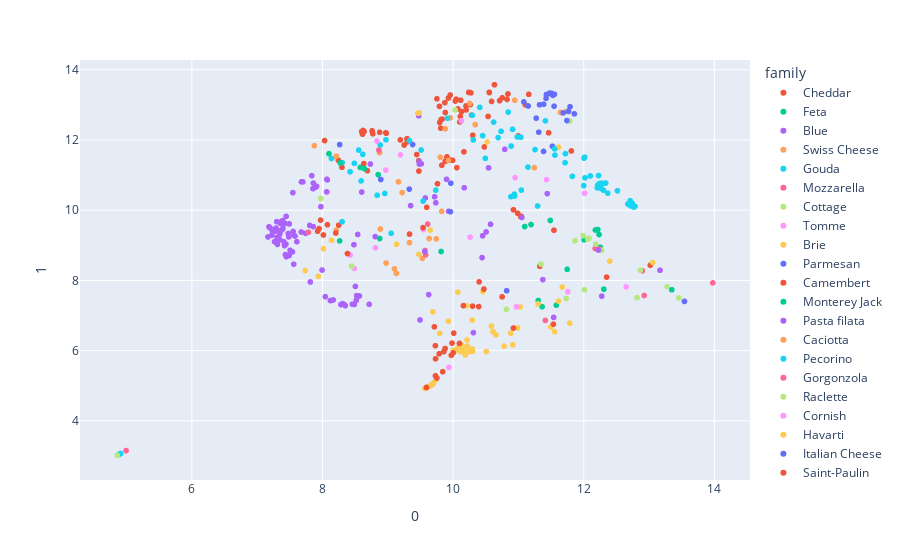

Notebook cell for this chart:
### Code cell
umapReducer = umap.UMAP(n_components=2)
umap_pca_df = pd.DataFrame(umapReducer.fit_transform(pca_df))
umap_pca_df = pd.concat([umap_pca_df, df], axis=1)
umap_pca_df
fig = px.scatter(umap_pca_df, x=0, y=1, color='family', hover_name='cheese', hover_data=['color', 'country', 'aroma', 'rind', 'texture', 'milk', 'vegan'])
fig.show()

### Figure 1 — Plotly figure (JSON) as saved in the notebook; plotly's stock layout.template omitted (floating-point values rounded to 4 significant figures; data arrays with more than 128 entries replaced by an {"elided": "..."} marker saying what was removed)
{"data": [{"customdata": {"elided": "90x7 mixed values"}, "hovertemplate": "<b>%{hovertext}</b><br><br>family=Cheddar<br>0=%{x}<br>1=%{y}<br>color=%{customdata[0]}<br>country=%{customdata[1]}<br>aroma=%{customdata[2]}<br>rind=%{customdata[3]}<br>texture=%{customdata[4]}<br>milk=%{customdata[5]}<br>vegan=%{customdata[6]}<extra></extra>", "hovertext": ["Abbot’s Gold", "ADL Brick Cheese", "ADL Mild Cheddar", "Aged British Cheddar", "Amul Processed Cheese", "Anniversary Ale Cheddar", "Apple Walnut Smoked", "Applewood", "Avonlea Clothbound Cheddar", "Barber's 1833", "Barely Buzzed", "Barry's Bay Cheddar", "Baylough", "Bega Processed Cheddar", "Bermondsey Hard Pressed", "Bleu Mont Dairy Bandaged Cheddar", "Blissful Blocks", "Boivin Extra Aged Cheddar", "Boivin Marbled Cheddar", "Boivin Medium Cheddar", "Bothwell Black Truffle Cheddar", "Cabot Clothbound", "Cacow Belle", "Caerphilly", "Cahill's Irish Porter Cheddar", "Cahill's Whiskey Cheese", "Cairnsmore", "Canadian Cheddar", "Checkerboard Cheddar", "Cheddar", "Cheddar LaDiDa Lavender", "Cheddar with Irish Porter", "Cheddar with Red Wine", "Cheese Curds", "Chocolate Stout Cheddar", "Coastal Cheddar", "Colby", "Coolattin Cheddar", "Cornish Crumbly", "Cornish Smuggler", "Cougar Gold", "Country Morning", "Crowley", "LaClare Farms Chandoka", "LaClare Farms Cheddar", "LaClare Farms Raw Goats Milk Cheddar", "Lake District Extra Mature Cheddar", "Lake District Mature Cheddar", "Laura Chenel Tome", "Le Marquis Chevre", "Lincolnshire Poacher", "Llanboidy", "Loch Arthur Farmhouse", "Longhorn", "Maffra Aged Rinded Cheddar", "Maffra Dargo Walnut", "Maffra Mature Cheddar", "Maffra Peppercorn Cheddar", "Maffra Sage Derby", "Marble Cheddar", "Marco Polo", "Martha's Heat", "Menonita", "Mersey Valley Original Vintage", "Molbo", "Montgomery's Cheddar", "Morimoto Soba Ale Cheddar", "Mossfield Organic", "Mt. Mazama Cheddar", "Pembrokeshire Extra Mature Cheddar", "Pembrokeshire Mature Cheddar", "Pinconning", "Pistol Point Cheddar", "Plymouth Cheese", "Prairie Breeze Cheddar", "Prastost", "Processed Cheddar", "Promontory", "Provel", "Pyengana Cheddar", "Sartori Reserve Raspberry BellaVitano", "Scallion Onion Cheddar", "Scotch Bonnet Cheddar", "Seahive", "Seriously Strong Cheddar", "Sharp Cheddar", "Shelburne Cheddar", "Shtayburne Farm Cheddar", "Slices Of Bliss", "Smokey Touvelle"], "legendgroup": "Cheddar", "marker": {"color": "#EF553B", "symbol": "circle"}, "mode": "markers", "name": "Cheddar", "showlegend": true, "type": "scattergl", "x": [8.599, 9.956, 9.879, 10.71, 10.24, 9.25, 10.03, 8.77, 9.928, 10.11, 9.879, 10.07, 10.26, 10.39, 10.55, 10.75, 10.24, 10.17, 9.991, 9.905, 9.906, 10.84, 8.248, 11.46, 9.443, 8.687, 11.81, 10.63, 8.759, 11.0, 8.632, 9.476, 9.297, 11.54, 9.191, 10.06, 9.826, 10.53, 7.925, 7.947, 13.02, 9.955, 10.13, 10.99, 11.04, 11.04, 8.014, 8.976, 10.92, 11.33, 10.2, 10.3, 10.1, 9.888, 9.874, 8.97, 10.05, 8.032, 9.293, 10.48, 10.2, 9.79, 9.76, 10.27, 9.473, 10.82, 8.635, 11.16, 8.612, 7.971, 8.075, 8.242, 8.636, 10.59, 10.55, 4.865, 9.596, 9.815, 10.4, 9.751, 9.832, 8.62, 10.28, 9.793, 11.11, 8.298, 9.81, 10.12, 10.75, 8.875], "xaxis": "x", "y": [12.24, 11.43, 11.39, 13.12, 13.36, 11.86, 13.11, 12.18, 13.2, 12.67, 12.78, 12.89, 13.01, 7.254, 13.36, 13.2, 13.36, 11.66, 11.42, 11.52, 11.42, 13.31, 9.573, 12.2, 11.59, 11.12, 11.69, 13.57, 12.26, 12.12, 11.33, 11.12, 11.95, 9.431, 12.0, 11.21, 11.28, 12.67, 9.402, 9.476, 8.431, 13.28, 12.81, 9.912, 9.826, 9.812, 9.294, 12.19, 10.01, 8.401, 12.97, 12.13, 12.51, 11.41, 13.06, 12.2, 13.16, 11.98, 12.04, 11.8, 12.86, 12.96, 10.75, 13.34, 11.41, 13.15, 12.25, 13.3, 12.17, 9.717, 9.586, 11.42, 12.24, 13.1, 13.35, 3.025, 10.08, 12.58, 7.958, 13.17, 12.59, 12.27, 12.71, 12.5, 13.0, 11.22, 12.34, 13.13, 7.532, 12.22], "yaxis": "y"}, {"customdata": [["white", "Cyprus, Egypt, Israel, Jordan, Lebanon, Middle East, Syria", "mild, milky", "natural", "elastic, smooth, springy", "cow, goat, sheep", false], ["white", "Australia", "herbal, mild, milky", "rindless", "creamy, crumbly, springy", "cow", false], ["white", "Greece", "rich", null, "creamy, crumbly", "cow, goat, sheep", null], ["white", "Australia", "clean, fresh, herbal", "natural", "creamy", "cow", false], ["white", "New Zealand", null, "natural", "creamy, crumbly, open", "sheep", false], ["white", "Canada", "clean, lactic", "natural", "crumbly, dry", "sheep", null], ["white", "Greece", "clean, nutty, subtle", "rindless", "creamy", "goat, sheep", null], ["white", "United States", "fresh", "rindless", "soft", "goat, sheep", null], ["white", "France, United States", "fresh", "natural", "crumbly", "cow", null], ["white", "Egypt, Lebanon, Syria", "pungent, strong", "mold ripened", "creamy, crumbly, firm", "cow, sheep", false], ["white", "Albania, Bulgaria, Croatia, Greece, Israel, Macedonia, Romania, Serbia", "strong", "natural", "crumbly, grainy, smooth", "cow, goat, sheep", false], ["white", "Ireland", "goaty", "rindless", "smooth", "goat", null], ["white", "United States", "fresh", null, "crumbly, firm", "cow", false]], "hovertemplate": "<b>%{hovertext}</b><br><br>family=Feta<br>0=%{x}<br>1=%{y}<br>color=%{customdata[0]}<br>country=%{customdata[1]}<br>aroma=%{customdata[2]}<br>rind=%{customdata[3]}<br>texture=%{customdata[4]}<br>milk=%{customdata[5]}<br>vegan=%{customdata[6]}<extra></extra>", "hovertext": ["Ackawi", "Barambah Organics Marinated Feta", "Barrel Aged Feta", "Binnorie Marinated Fetta", "Brinza - Feta style", "Lemon Fetish", "Manouri", "Phoebe", "President Fat Free Feta", "Shanklish", "Sirene", "St Tola Greek Style", "Stella Feta"], "legendgroup": "Feta", "marker": {"color": "#00cc96", "symbol": "circle"}, "mode": "markers", "name": "Feta", "showlegend": true, "type": "scattergl", "x": [11.75, 12.25, 11.3, 11.36, 11.58, 12.0, 4.869, 13.35, 12.22, 12.23, 11.49, 12.31, 12.18], "xaxis": "x", "y": [8.315, 8.942, 7.427, 7.25, 7.294, 9.156, 3.03, 7.734, 9.449, 9.307, 9.708, 7.75, 9.436], "yaxis": "y"}, {"customdata": {"elided": "94x7 mixed values"}, "hovertemplate": "<b>%{hovertext}</b><br><br>family=Blue<br>0=%{x}<br>1=%{y}<br>color=%{customdata[0]}<br>country=%{customdata[1]}<br>aroma=%{customdata[2]}<br>rind=%{customdata[3]}<br>texture=%{customdata[4]}<br>milk=%{customdata[5]}<br>vegan=%{customdata[6]}<extra></extra>", "hovertext": ["Adelost", "Amablu Blue cheese", "Arådalen", "Asher Blue", "Aura", "Barden Blue", "Basajo", "Bath Blue", "Bavaria blu", "Bayley Hazen Blue", "Beenleigh Blue", "Bergere Bleue", "Big Rock Blue", "Big Woods Blue", "Blacksticks Blue", "Bleu Bénédictin", "Bleu d'Auvergne", "Bleu de Laqueuille", "Bleu Des Causses", "Bleu L'Ermite", "Bleubry", "Blu '61", "Blu di Bufala", "Blue Castello", "Blue Cheese", "Blue Lupine", "Blue Rathgore", "Blue Vein (Australian)", "Blue Wensleydale", "Blue Yonder", "Bohemian Blue", "Brebis d'Azure", "Bresse Bleu", "Brutal Blue", "Buff Blue", "Buttermilk Blue Affinee", "Buttermilk Gorgonzola", "Buxton Blue", "Cabrales", "cambazola", "Cambozola Grand Noir", "Capri Blu", "Caronzola", "Carr Valley Glacier Wildfire Blue", "Cashel Blue", "Castelmagno", "Caveman Blue", "Cayuga Blue", "Chelsea Blue", "Chiriboga Blue", "Chorlton Blue Cheshire", "Colston Bassett Stilton", "Cornish Blue", "Cote Hill Blue", "Crema de Blue", "Cressy Blu", "Crozier", "CréMonté", "La Peral", "LaClare Ziege Zacke Blue", "Lindy Hop", "Macconais", "Magna", "Maytag Blue", "Meredith Blue", "Midnight Blue", "Milawa Aged Blue", "Milawa Blue", "Mine-Gabhar", "Montagnolo", "Montsalvat", "Moody Blue", "Muffato", "Muranda Blue", "Météorite", "Picos de Europa", "Pied-de-vent", "Point Reyes Bay Blue", "Point Reyes Original Blue", "Purple's a Must", "Saint Agur", "Salemville Amish Blue", "Salemville Amish Gorgonzola", "Salemville Smokehaus Blue", "Sartori Reserve Dolcina Gorgonzola", "Shaker Blue", "Shropshire Blue", "Smokey Oregon Blue", "Stella Blue", "Stella Reduced Fat Blue", "Stella Smoked Blue", "Stichelton", "Stilton", "Strathdon Blue"], "legendgroup": "Blue", "marker": {"color": "#ab63fa", "symbol": "circle"}, "mode": "markers", "name": "Blue", "showlegend": true, "type": "scattergl", "x": [7.444, 7.425, 8.043, 7.226, 7.559, 8.067, 7.54, 8.523, 8.34, 7.909, 10.44, 7.196, 9.348, 8.065, 8.457, 7.288, 8.539, 8.564, 7.503, 7.418, 8.164, 8.349, 7.741, 9.626, 7.487, 7.266, 11.05, 7.433, 10.79, 7.232, 13.17, 11.44, 8.487, 7.857, 10.5, 7.348, 7.19, 7.49, 7.975, 9.492, 7.408, 11.37, 8.127, 7.394, 7.304, 9.93, 7.836, 10.57, 9.473, 7.607, 7.357, 8.073, 7.804, 7.675, 7.563, 7.677, 7.181, 8.333, 7.507, 7.893, 7.31, 10.31, 7.813, 7.854, 7.44, 7.165, 10.45, 8.307, 12.28, 8.518, 8.281, 7.278, 9.734, 7.699, 8.12, 7.51, 7.993, 7.443, 7.32, 7.546, 8.714, 7.37, 7.388, 7.474, 7.346, 7.55, 8.6, 7.861, 7.3, 7.389, 7.354, 7.482, 8.503, 7.579], "xaxis": "x", "y": [8.677, 9.623, 7.535, 9.291, 8.462, 10.88, 8.812, 7.565, 7.298, 10.68, 8.65, 9.501, 10.13, 10.52, 7.322, 9.491, 9.309, 7.556, 8.859, 8.991, 7.443, 7.28, 9.34, 7.595, 8.706, 9.103, 9.793, 8.736, 11.73, 9.403, 8.288, 10.47, 7.315, 9.531, 9.38, 9.321, 9.502, 9.609, 10.1, 6.873, 9.101, 8.021, 7.426, 9.485, 9.225, 9.969, 10.98, 9.599, 12.69, 9.101, 9.623, 10.86, 9.567, 9.379, 9.285, 10.81, 9.526, 7.314, 8.845, 10.66, 9.025, 6.512, 7.955, 10.61, 9.034, 9.238, 9.268, 7.339, 7.551, 7.437, 7.31, 9.406, 10.21, 10.81, 7.427, 8.821, 8.295, 9.824, 9.41, 10.5, 7.319, 9.43, 9.465, 9.335, 9.16, 9.393, 10.52, 10.77, 9.672, 9.705, 9.656, 9.238, 7.829, 9.263], "yaxis": "y"}, {"customdata": {"elided": "21x7 mixed values"}, "hovertemplate": "<b>%{hovertext}</b><br><br>family=Swiss Cheese<br>0=%{x}<br>1=%{y}<br>color=%{customdata[0]}<br>country=%{customdata[1]}<br>aroma=%{customdata[2]}<br>rind=%{customdata[3]}<br>texture=%{customdata[4]}<br>milk=%{customdata[5]}<br>vegan=%{customdata[6]}<extra></extra>", "hovertext": ["Affineur Walo Rotwein Sennechäs", "Alpha Tolman", "Amul Emmental", "Ascutney Mountain", "Baby Swiss", "Boo Boo Baby Swiss", "Challerhocker", "Cremig Extra Würzig, Bergkäse Aus Dem Schweizer Jura", "La Vache Qui Rit cheese", "Lacy Swiss", "Lappi", "Mont St-Benoît", "Pawlet", "Pleasant Creek", "Prairie Rose", "President Madrigal", "Sbrinz", "St Fidèle Swiss", "St Gall", "Stella Swiss", "Swiss cheese"], "legendgroup": "Swiss Cheese", "marker": {"color": "#FFA15A", "symbol": "circle"}, "mode": "markers", "name": "Swiss Cheese", "showlegend": true, "type": "scattergl", "x": [10.34, 9.219, 9.803, 11.64, 9.102, 10.94, 8.973, 9.955, 9.13, 9.332, 9.529, 7.874, 8.212, 11.24, 8.874, 9.163, 11.74, 9.928, 10.25, 8.21, 9.88], "xaxis": "x", "y": [12.44, 10.5, 11.51, 12.78, 8.329, 13.13, 8.495, 12.63, 8.201, 9.076, 8.629, 11.84, 11.54, 11.21, 11.64, 10.81, 12.81, 11.42, 13.04, 9.432, 12.32], "yaxis": "y"}, {"customdata": {"elided": "39x7 mixed values"}, "hovertemplate": "<b>%{hovertext}</b><br><br>family=Gouda<br>0=%{x}<br>1=%{y}<br>color=%{customdata[0]}<br>country=%{customdata[1]}<br>aroma=%{customdata[2]}<br>rind=%{customdata[3]}<br>texture=%{customdata[4]}<br>milk=%{customdata[5]}<br>vegan=%{customdata[6]}<extra></extra>", "hovertext": ["Aged Gouda", "Amul Gouda", "Beemster Aged", "Beemster Classic", "Beemster Extra Aged (XO)", "Beemster Graskaas", "Blarney Castle", "Blue Ledge La Luna", "Boeren-Leidse met sleutels", "Brimstone", "Carrowholly", "Clonmore", "Coolea", "Cow's Milk Gouda", "L'Amuse Brabander Goat Gouda", "LaClare Farms Evalon", "LaClare Farms Evalon with Cummin", "LaClare Farms Evalon with Fenugreek", "Lamb Chopper", "Leerdammer", "Legacy", "Leyden", "Lindale", "Lyburn Gold", "Lyburn Lightly Oak Smoked", "Lyburn's Winchester", "Maasdam", "Mahoe Aged Gouda", "Maribo", "Meyer Vintage Gouda", "Midnight Moon®", "Parrano", "Penbryn", "Peppercorn Gouda", "Picobello", "Processed Smoked Gouda", "Sheep Gouda", "Smoked Gouda", "St Tola Hard Cheese"], "legendgroup": "Gouda", "marker": {"color": "#19d3f3", "symbol": "circle"}, "mode": "markers", "name": "Gouda", "showlegend": true, "type": "scattergl", "x": [11.04, 9.509, 10.84, 8.488, 11.41, 8.303, 9.051, 11.04, 4.907, 8.972, 10.41, 11.14, 10.45, 8.554, 10.73, 10.94, 10.88, 10.94, 10.69, 8.591, 8.617, 4.908, 8.3, 8.836, 8.953, 9.913, 8.137, 10.31, 4.888, 9.734, 11.29, 10.29, 10.89, 8.883, 10.91, 8.422, 11.82, 10.98, 10.62], "xaxis": "x", "y": [12.08, 11.72, 12.8, 11.33, 12.54, 11.35, 9.342, 10.57, 3.067, 12.0, 12.93, 11.23, 12.12, 11.71, 12.25, 10.4, 10.38, 10.46, 12.07, 10.83, 11.59, 3.068, 9.671, 10.43, 10.48, 12.62, 11.47, 12.0, 3.047, 10.57, 10.12, 12.71, 11.83, 11.86, 12.3, 11.1, 10.96, 12.09, 12.51], "yaxis": "y"}, {"customdata": [["yellow", "India", "pleasant", "artificial", "elastic, stringy", "cow", false], ["pale yellow", "United States", "buttery, fresh, mild", null, "buttery, soft", "cow", false], ["white", "Italy", null, "rindless", "creamy", "cow, goat, water buffalo", null], ["white", "Italy, United States", "fresh, milky", "leaf wrapped", "creamy, stringy", "water buffalo", false], ["white", "United States", "fresh", "rindless", "creamy, elastic, smooth, soft, stringy, supple", "cow", false], ["white", "Australia", "milky, sweet", "rindless", "elastic", "cow", false], ["white", "Australia", null, "rindless", null, "buffalo, cow", false], ["white", "Australia", "fresh, milky, rich, sweet", null, "creamy, soft", "cow", null], ["white", "Australia", "milky, sweet", "rindless", "elastic", "cow", false], ["pale yellow", "Canada, United States", "fresh, mild", "plastic", "elastic, smooth, springy, stringy", null, false], ["brownish yellow", "Italy", "smokey", null, "elastic, smooth", "cow", null]], "hovertemplate": "<b>%{hovertext}</b><br><br>family=Mozzarella<br>0=%{x}<br>1=%{y}<br>color=%{customdata[0]}<br>country=%{customdata[1]}<br>aroma=%{customdata[2]}<br>rind=%{customdata[3]}<br>texture=%{customdata[4]}<br>milk=%{customdata[5]}<br>vegan=%{customdata[6]}<extra></extra>", "hovertext": ["Amul Pizza Mozzarella Cheese", "Beehive Fresh", "Bocconcini", "Burrata", "Classics Fresh Mozzarella", "Paesanella Bocconcini", "Paesanella Buffalo Mozzarella", "Paesanella Burrata", "Paesanella Cherry Bocconcini", "Shredded Bliss", "Smoked Fior Di Latte"], "legendgroup": "Mozzarella", "marker": {"color": "#FF6692", "symbol": "circle"}, "mode": "markers", "name": "Mozzarella", "showlegend": true, "type": "scattergl", "x": [4.992, 9.61, 12.9, 12.92, 11.41, 12.23, 12.17, 13.97, 12.2, 9.579, 9.569], "xaxis": "x", "y": [3.153, 9.605, 8.275, 7.57, 6.859, 8.903, 8.909, 7.93, 8.911, 8.727, 8.85], "yaxis": "y"}, {"customdata": [["white", "Cyprus", null, "natural", "brittle, creamy, flaky", "goat, sheep", null], ["white", "France", "earthy, nutty, smokey", null, "creamy, smooth", "goat", false], [null, "India", "strong", "rindless", "crumbly", "cow", false], ["white", "Middle East", "milky", "rindless", "chewy, supple", "cow", false], ["white", null, "fresh", null, "firm", "cow", null], [null, "France", "fresh", "rindless", "creamy, soft", "goat", null], ["white", "France", "sweet", "rindless", "creamy, crumbly, smooth", "goat, sheep", null], ["white", "Italy", "fresh, mild, milky, pleasant", "rindless", "chalky, crumbly", "water buffalo", false], ["pale yellow", "China, Nepal, Tibet", null, "natural", "dense", "cow, yak", null], ["white", "United Kingdom, United States", null, "rindless", "creamy, crumbly", "cow", false], ["white", "Australia", "lactic, milky", "rindless", "crumbly, firm, grainy", "cow", false], ["white", "Scotland", null, "natural", "creamy, crumbly", "cow", false], ["white", "United States", "fresh", "rindless", "creamy", "goat", false], ["white", "United States", "buttery, fresh", "ash coated", "creamy", "goat", false], ["white", "Greece", null, null, "creamy, crumbly, spreadable", "goat, sheep", null], ["white", "Bangladesh, India", "fresh, milky", "rindless", "crumbly, firm", "cow, water buffalo", false], ["white", "Mexico", "fresh, mild", null, "creamy, crumbly", "cow", null]], "hovertemplate": "<b>%{hovertext}</b><br><br>family=Cottage<br>0=%{x}<br>1=%{y}<br>color=%{customdata[0]}<br>country=%{customdata[1]}<br>aroma=%{customdata[2]}<br>rind=%{customdata[3]}<br>texture=%{customdata[4]}<br>milk=%{customdata[5]}<br>vegan=%{customdata[6]}<extra></extra>", "hovertext": ["Anari", "Anneau du Vic-Bilh", "Bandal", "Basket Cheese", "Basket Molded Ricotta", "Bourdin Goat Log", "Brocciu", "Bufarolo", "Chhurpi", "Cottage Cheese", "Cottage Cheese (Australian)", "Crowdie", "LaClare Farms Chevre", "LaClare Farms Martone", "Myzithra", "Paneer", "Panela"], "legendgroup": "Cottage", "marker": {"color": "#B6E880", "symbol": "circle"}, "mode": "markers", "name": "Cottage", "showlegend": true, "type": "scattergl", "x": [12.82, 12.01, 11.99, 12.27, 11.87, 11.34, 4.857, 13.28, 11.79, 10.82, 12.18, 7.972, 13.46, 12.87, 11.73, 12.08, 12.06], "xaxis": "x", "y": [7.507, 7.734, 9.275, 8.859, 9.133, 8.464, 3.019, 7.824, 12.54, 7.173, 9.031, 10.33, 7.501, 8.29, 7.484, 9.197, 9.177], "yaxis": "y"}, {"customdata": [["white", "United States", "earthy, grassy, lactic", "mold ripened", "firm", "cow", null], [null, "United States", "milky, nutty", null, "creamy, crumbly", "sheep", null], ["golden yellow", "Canada", "buttery, fruity", "washed", "firm, supple", "cow", null], ["blue-grey", "United States", "earthy, fruity, herbal", "natural", "firm, smooth", "cow", false], ["white", "France", "earthy, floral", "leaf wrapped", "smooth", "goat, sheep", false], ["yellow", "Australia", "earthy", "natural", "creamy, crumbly, dense", "goat", false], ["ivory", "Australia", "subtle", "natural", "firm", "goat", false], ["white", "France", "goaty", "natural", "creamy", "goat", false], ["ivory", "Canada", "mushroom", "bloomy", "creamy, smooth, soft", "cow", null], ["cream", "United States", null, "natural", "firm, smooth", "sheep", false], ["ivory", "France", "grassy", "washed", "creamy, smooth", "cow", false], ["yellow", "England, Great Britain, United Kingdom", null, "mold ripened", "creamy, smooth", "cow", false]], "hovertemplate": "<b>%{hovertext}</b><br><br>family=Tomme<br>0=%{x}<br>1=%{y}<br>color=%{customdata[0]}<br>country=%{customdata[1]}<br>aroma=%{customdata[2]}<br>rind=%{customdata[3]}<br>texture=%{customdata[4]}<br>milk=%{customdata[5]}<br>vegan=%{customdata[6]}<extra></extra>", "hovertext": ["Appalachian", "Baserri", "Comtomme", "Maggie's Round", "Mascares", "Milawa Goats Tomme", "Mountain Goat", "Pelardon des Cevennes", "Pizy", "Prairie Tomme", "Saint Nectaire", "Stoney Cross"], "legendgroup": "Tomme", "marker": {"color": "#FF97FF", "symbol": "circle"}, "mode": "markers", "name": "Tomme", "showlegend": true, "type": "scattergl", "x": [9.544, 12.01, 8.486, 9.194, 12.65, 8.833, 10.95, 11.76, 9.936, 11.43, 8.809, 8.97], "xaxis": "x", "y": [9.449, 10.48, 8.343, 11.58, 7.817, 11.97, 10.93, 7.674, 5.523, 10.87, 8.927, 11.14], "yaxis": "y"}, {"customdata": {"elided": "63x7 mixed values"}, "hovertemplate": "<b>%{hovertext}</b><br><br>family=Brie<br>0=%{x}<br>1=%{y}<br>color=%{customdata[0]}<br>country=%{customdata[1]}<br>aroma=%{customdata[2]}<br>rind=%{customdata[3]}<br>texture=%{customdata[4]}<br>milk=%{customdata[5]}<br>vegan=%{customdata[6]}<extra></extra>", "hovertext": ["Baby Brie", "Barilotto", "Bath Soft Cheese", "Bath Soft Cheese Truffled", "Beach Box Brie", "Belle Creme", "Belletoile", "Bermuda Triangle", "Bloomsdale", "Blue Earth", "Boursault", "Brebirousse d'Argental", "Brie", "Brie au poivre (Brie with pepper)", "Brie Coco", "Brie d'Alexis", "Brie de Meaux", "Brie de Melun", "Brie de Portneuf", "Brie de Portneuf Double Cream", "Briquette du Forez", "Brise du Matin", "Bucheret", "California Crottin", "Castle Blue", "Cendré des Prés", "Château de Versailles", "Comox Brie", "Cornish Brie", "Coulommiers", "Cremet", "Crocodile Tear", "La Bonaparte", "La Rumeur", "La Tur", "Lady Jane", "Le Brebiou", "Le Double Joie", "Leafield", "Lingot Saint Bousquet d'Orb", "Marin French Triple Crème", "Melange", "Melange Brie", "Melinda Mae", "Miette", "Milawa Brie", "Mirabo Brie with Walnut", "Morangie Brie", "Moses Sleeper", "Pack Square", "Peekskill Pyramid", "Pencarreg", "Piper's Pyramide", "President Brie", "President Light Brie", "Prix de Diane", "Saga", "Saint André", "Saint Honoré", "Sharpham", "Ships Wheel Brie", "Somerset Brie", "St Killian"], "legendgroup": "Brie", "marker": {"color": "#FECB52", "symbol": "circle"}, "mode": "markers", "name": "Brie", "showlegend": true, "type": "scattergl", "x": [10.13, 10.52, 10.16, 10.46, 9.48, 9.689, 10.17, 13.05, 11.5, 10.24, 10.06, 10.07, 10.21, 10.13, 9.666, 9.577, 10.22, 9.648, 9.593, 9.591, 11.61, 9.653, 10.91, 11.3, 7.936, 9.731, 9.689, 9.692, 10.29, 10.15, 10.78, 11.78, 9.69, 9.568, 10.88, 7.735, 12.4, 9.6, 11.61, 11.67, 10.21, 10.66, 10.51, 10.19, 8.138, 10.07, 9.133, 10.29, 10.59, 10.61, 9.928, 9.689, 11.55, 10.0, 10.3, 9.794, 10.12, 10.11, 9.625, 10.99, 9.46, 11.03, 8.015], "xaxis": "x", "y": [6.166, 11.94, 6.013, 7.683, 12.77, 5.048, 5.973, 8.511, 6.677, 5.965, 6.006, 7.665, 6.303, 6.035, 5.032, 4.927, 6.124, 9.433, 4.963, 4.94, 7.411, 5.003, 6.166, 7.332, 8.114, 5.159, 5.054, 5.07, 6.048, 6.104, 6.126, 6.781, 5.041, 4.923, 6.498, 8.28, 8.55, 4.962, 11.79, 7.812, 7.278, 6.447, 5.972, 5.878, 9.142, 6.076, 9.028, 6.867, 6.699, 6.54, 6.839, 7.105, 6.537, 6.012, 5.977, 6.493, 6.06, 5.97, 4.97, 6.645, 12.77, 7.243, 8.904], "yaxis": "y"}, {"customdata": {"elided": "27x7 mixed values"}, "hovertemplate": "<b>%{hovertext}</b><br><br>family=Parmesan<br>0=%{x}<br>1=%{y}<br>color=%{customdata[0]}<br>country=%{customdata[1]}<br>aroma=%{customdata[2]}<br>rind=%{customdata[3]}<br>texture=%{customdata[4]}<br>milk=%{customdata[5]}<br>vegan=%{customdata[6]}<extra></extra>", "hovertext": ["Bel Ceillo", "Bella Lodi", "Blissful Toppings", "Brown’s Gulch", "Chapman's Pasture", "Chontaleno", "Cravero Parmigiano Reggiano", "Parmesan", "Piave Fresco", "Piave Mezzano", "Piave Vecchio DOP", "Piave Vecchio Selezione Oro", "Prima Donna", "Prima Donna fino", "Prima Donna forte", "Prima Donna leggero", "Prima Donna maturo", "Saanenkaese", "Sartori Classic Cheese Parmesan", "Sartori Classic MontAmore", "Sartori Limited Edition Family Heirloom Parmesan", "Sartori Reserve SarVecchio Parmesan", "Sicilian Blend", "Spenwood", "Stella Mediterranean Parmesan", "Stella Parmesan", "Stella Parmesan & Romano Blend"], "legendgroup": "Parmesan", "marker": {"color": "#636efa", "symbol": "circle"}, "mode": "markers", "name": "Parmesan", "showlegend": true, "type": "scattergl", "x": [8.263, 11.51, 10.82, 11.38, 9.958, 9.965, 11.68, 11.77, 8.892, 11.74, 11.86, 11.79, 11.32, 11.27, 11.55, 11.15, 11.39, 11.31, 11.43, 9.38, 11.55, 11.53, 11.08, 11.52, 11.5, 11.42, 11.48], "xaxis": "x", "y": [11.87, 13.33, 7.705, 11.67, 9.956, 10.77, 12.77, 12.81, 10.87, 12.55, 12.75, 12.95, 13.0, 12.62, 12.96, 12.97, 13.02, 12.22, 13.3, 11.87, 13.3, 13.27, 13.08, 11.82, 13.31, 13.19, 13.34], "yaxis": "y"}, {"customdata": {"elided": "24x7 mixed values"}, "hovertemplate": "<b>%{hovertext}</b><br><br>family=Camembert<br>0=%{x}<br>1=%{y}<br>color=%{customdata[0]}<br>country=%{customdata[1]}<br>aroma=%{customdata[2]}<br>rind=%{customdata[3]}<br>texture=%{customdata[4]}<br>milk=%{customdata[5]}<br>vegan=%{customdata[6]}<extra></extra>", "hovertext": ["Bent River", "Blythedale Camembert Vermont™", "Bufala Soldier", "Camembert", "Camembert de Normandie", "Camembert de Portneuf", "Camembert des Camarades", "Cameo", "Cirrus", "Coeur de Camembert au Calvados", "Comox Camembert", "Cooleney", "Cranborne", "Le Conquerant Camembert", "Legato", "Les Calendos", "Little Bloom on the Prairie", "Loma Alta", "McLaren", "MouCo Camembert", "PepBert", "Pithtiviers au Foin", "President Camembert", "Striegistaler Zwerge Camembert"], "legendgroup": "Camembert", "marker": {"color": "#EF553B", "symbol": "circle"}, "mode": "markers", "name": "Camembert", "showlegend": true, "type": "scattergl", "x": [10.0, 9.712, 9.728, 10.16, 9.857, 9.751, 9.84, 12.35, 9.972, 9.983, 9.729, 10.92, 9.786, 10.47, 10.1, 9.592, 11.54, 9.539, 9.73, 9.877, 10.01, 10.3, 9.332, 8.204], "xaxis": "x", "y": [5.935, 6.676, 6.139, 7.28, 5.973, 5.22, 5.399, 8.094, 5.868, 6.215, 5.281, 6.643, 5.909, 7.754, 6.204, 4.95, 6.753, 9.504, 5.766, 6.06, 6.497, 7.267, 9.319, 9.349], "yaxis": "y"}, {"customdata": [["pale yellow", "United States", null, "waxed", "creamy, firm, open", "cow, goat", false], ["ivory", "United States", "smokey", "natural", "compact, creamy, firm, open, supple", "cow", false], ["cream", "United States", "mild", "waxed", "creamy", "goat", false], [null, "United States", null, "rindless", "smooth", null, null], ["ivory", "United States", "fresh", "natural", "creamy", "goat", null], ["ivory", "United States", "spicy", "natural", "creamy, smooth", "cow", false], ["pale yellow", "Mexico, United States", "aromatic", null, "compact, creamy, firm, open, supple", "cow", null], ["cream", "United States", "aromatic, herbal", "natural", "creamy, smooth", "cow", null], ["pale yellow", "United States", null, "natural", "compact, creamy, soft, supple", "cow", null], ["pale white", "United States", "aromatic, earthy, herbal, mild", "natural", "brittle, creamy, crumbly, firm, open, supple", "cow", false]], "hovertemplate": "<b>%{hovertext}</b><br><br>family=Monterey Jack<br>0=%{x}<br>1=%{y}<br>color=%{customdata[0]}<br>country=%{customdata[1]}<br>aroma=%{customdata[2]}<br>rind=%{customdata[3]}<br>texture=%{customdata[4]}<br>milk=%{customdata[5]}<br>vegan=%{customdata[6]}<extra></extra>", "hovertext": ["Buttercup", "Campfire", "Chile Jack", "Colby-Jack", "LaClare Farms Fondry Jack", "Mezzo Secco", "Monterey Jack", "Pepper Jack", "Shtayburne Farm Monterey Jack", "Sonoma Jack"], "legendgroup": "Monterey Jack", "marker": {"color": "#00cc96", "symbol": "circle"}, "mode": "markers", "name": "Monterey Jack", "showlegend": true, "type": "scattergl", "x": [8.262, 8.578, 11.1, 9.815, 11.19, 8.852, 8.27, 8.875, 8.099, 8.639], "xaxis": "x", "y": [9.125, 11.22, 9.534, 8.823, 9.591, 11.01, 11.35, 9.194, 11.61, 11.18], "yaxis": "y"}, {"customdata": [["ivory", "Italy", "clean, mild", "natural", "elastic, soft, stringy, supple", "cow", false], [null, "Italy", "earthy", "natural", "elastic, firm", "cow", null], [null, "Italy", "earthy", null, "smooth", "water buffalo", null], [null, "Italy", "earthy", "natural", "firm", "cow", null], ["white", "Australia", "fresh, milky", "rindless", "springy, stringy, supple", "cow, water buffalo", false], ["white", "Italy", "fresh", null, "creamy, smooth, springy", "water buffalo", false], ["pale yellow", "United States", "mild", "rindless", "elastic, springy, stringy, supple", "cow", false], ["pale yellow", "Argentina", "fresh", null, "creamy, smooth, springy", "water buffalo", false], ["pale yellow", "Italy", "pleasant", null, "firm", "cow", null], ["pale yellow", "Italy", "pleasant", null, "firm, grainy", "cow", false], ["white", "Italy", "spicy", "natural", "elastic, stringy, supple", "cow", false], ["pale yellow", "Italy", "rich", null, "firm", "cow", false], ["white", "Italy", null, "natural", "elastic, smooth, springy", "cow", null], ["ivory", "United States", "buttery, spicy", "natural", "dry, firm", "cow", false]], "hovertemplate": "<b>%{hovertext}</b><br><br>family=Pasta filata<br>0=%{x}<br>1=%{y}<br>color=%{customdata[0]}<br>country=%{customdata[1]}<br>aroma=%{customdata[2]}<br>rind=%{customdata[3]}<br>texture=%{customdata[4]}<br>milk=%{customdata[5]}<br>vegan=%{customdata[6]}<extra></extra>", "hovertext": ["Caciobarricato", "Caciocavallo", "Caciocavallo di Bufala", "Caciocavallo Podolico Vetus", "Mozzarella (Australian)", "Mozzarella di Bufala DOP", "Mozzarellissima", "Provoleta", "Provolone", "Provolone del Monaco", "Provolone Mandarino Gran Riserva", "Provolone Valpadana", "Scamorza", "Suffolk Punch"], "legendgroup": "Pasta filata", "marker": {"color": "#ab63fa", "symbol": "circle"}, "mode": "markers", "name": "Pasta filata", "showlegend": true, "type": "scattergl", "x": [8.806, 9.899, 9.716, 10.17, 12.22, 11.54, 8.481, 9.574, 9.483, 9.511, 8.733, 9.482, 9.566, 10.54], "xaxis": "x", "y": [9.248, 10.88, 10.38, 10.64, 8.864, 6.946, 9.017, 10.35, 11.31, 11.32, 11.32, 11.38, 8.821, 11.21], "yaxis": "y"}, {"customdata": [["ivory", "Italy", "earthy", "natural", "firm", "cow, sheep", null], ["straw", "Italy", "grassy, pleasant", "waxed", "creamy, crumbly, open", "cow, sheep", false], ["cream", "Australia", "buttery, milky", "rindless", "buttery, soft", "cow", null], ["ivory", "Australia", "herbal", null, "buttery, soft", "cow", null]], "hovertemplate": "<b>%{hovertext}</b><br><br>family=Caciotta<br>0=%{x}<br>1=%{y}<br>color=%{customdata[0]}<br>country=%{customdata[1]}<br>aroma=%{customdata[2]}<br>rind=%{customdata[3]}<br>texture=%{customdata[4]}<br>milk=%{customdata[5]}<br>vegan=%{customdata[6]}<extra></extra>", "hovertext": ["Caciotta Al Tartufo", "Casciotta di Urbino", "Paesanella Caciotta", "Paesanella Caciotta with Rocket & Chilli"], "legendgroup": "Caciotta", "marker": {"color": "#FFA15A", "symbol": "circle"}, "mode": "markers", "name": "Caciotta", "showlegend": true, "type": "scattergl", "x": [9.824, 8.886, 9.741, 9.633], "xaxis": "x", "y": [9.967, 9.464, 9.184, 9.192], "yaxis": "y"}, {"customdata": {"elided": "38x7 mixed values"}, "hovertemplate": "<b>%{hovertext}</b><br><br>family=Pecorino<br>0=%{x}<br>1=%{y}<br>color=%{customdata[0]}<br>country=%{customdata[1]}<br>aroma=%{customdata[2]}<br>rind=%{customdata[3]}<br>texture=%{customdata[4]}<br>milk=%{customdata[5]}<br>vegan=%{customdata[6]}<extra></extra>", "hovertext": ["Calcagno", "Classico Pecorino Senese", "Classico Riserva", "Cwmtawe Pecorino", "Lo Sburrato", "Paesanella Fresco", "Pecorino", "Pecorino a Latte Crudo", "Pecorino al Pepe", "Pecorino al Tartufo", "Pecorino alla Canapa", "Pecorino allo Zafferano", "Pecorino Barba Del Passatore", "Pecorino Boccondilatte", "Pecorino Camomilla", "Pecorino Con Caglio Vegetale", "Pecorino dei Malatesta al Sangiovese", "Pecorino Dei Malatesta Sotto Cenere", "Pecorino dei Monaci", "Pecorino di Sogliano", "Pecorino di Talamello", "Pecorino di Vigna", "Pecorino Erica", "Pecorino Fiordaliso", "Pecorino Foglie Noci", "Pecorino Gelsomino", "Pecorino Ginepro", "Pecorino Gran Riserva Del Passatore", "Pecorino in Walnut Leaves", "Pecorino Mallo di Noce", "Pecorino Nel Granaio", "Pecorino Ortica", "Pecorino Papavero", "Pecorino Pera", "Pecorino Querciaiolo", "Pecorino Romagnolo", "Pecorino Romano", "Pecorino Toscanello"], "legendgroup": "Pecorino", "marker": {"color": "#19d3f3", "symbol": "circle"}, "mode": "markers", "name": "Pecorino", "showlegend": true, "type": "scattergl", "x": [11.55, 12.25, 12.23, 10.49, 12.71, 9.331, 11.25, 12.33, 12.52, 11.56, 12.72, 12.26, 12.78, 12.3, 12.76, 12.3, 12.67, 12.69, 12.73, 12.1, 12.02, 12.71, 12.72, 12.21, 12.21, 12.0, 12.0, 12.37, 11.71, 12.27, 12.77, 12.74, 12.02, 12.24, 12.7, 12.29, 11.72, 9.54], "xaxis": "x", "y": [11.75, 10.77, 10.99, 11.48, 10.27, 11.98, 11.73, 10.77, 10.55, 11.57, 10.12, 10.68, 10.11, 10.57, 10.12, 10.57, 10.18, 10.16, 10.14, 10.98, 10.92, 10.13, 10.2, 10.71, 10.64, 11.48, 10.7, 10.49, 11.35, 10.61, 10.09, 10.19, 11.51, 10.75, 10.18, 10.76, 11.61, 10.26], "yaxis": "y"}, {"customdata": [["cream", "United States", "fresh", "natural", "firm", "cow", false], ["cream", "United States", "pleasant", "natural", "creamy", "cow", false]], "hovertemplate": "<b>%{hovertext}</b><br><br>family=Gorgonzola<br>0=%{x}<br>1=%{y}<br>color=%{customdata[0]}<br>country=%{customdata[1]}<br>aroma=%{customdata[2]}<br>rind=%{customdata[3]}<br>texture=%{customdata[4]}<br>milk=%{customdata[5]}<br>vegan=%{customdata[6]}<extra></extra>", "hovertext": ["Carmody", "Stella Gorgonzola"], "legendgroup": "Gorgonzola", "marker": {"color": "#FF6692", "symbol": "circle"}, "mode": "markers", "name": "Gorgonzola", "showlegend": true, "type": "scattergl", "x": [8.863, 7.784], "xaxis": "x", "y": [11.71, 9.371], "yaxis": "y"}, {"customdata": [["pale yellow", "United States", "fresh, milky", "natural", "creamy, smooth, soft", "cow", null], ["ivory", "Canada", "pungent, stinky", "washed", "firm, supple", "cow", null]], "hovertemplate": "<b>%{hovertext}</b><br><br>family=Raclette<br>0=%{x}<br>1=%{y}<br>color=%{customdata[0]}<br>country=%{customdata[1]}<br>aroma=%{customdata[2]}<br>rind=%{customdata[3]}<br>texture=%{customdata[4]}<br>milk=%{customdata[5]}<br>vegan=%{customdata[6]}<extra></extra>", "hovertext": ["Cherokee Rose", "Little Qualicum Raclette"], "legendgroup": "Raclette", "marker": {"color": "#B6E880", "symbol": "circle"}, "mode": "markers", "name": "Raclette", "showlegend": true, "type": "scattergl", "x": [10.03, 8.445], "xaxis": "x", "y": [12.86, 8.403], "yaxis": "y"}, {"customdata": [[null, null, null, "washed", null, null, false], ["white", "England", "rich", "natural", "creamy", "cow", false], [null, "England", "fresh", "leaf wrapped", "creamy, crumbly", "cow", false], ["ivory", "England", "nutty", "washed", "smooth, supple", "cow", false]], "hovertemplate": "<b>%{hovertext}</b><br><br>family=Cornish<br>0=%{x}<br>1=%{y}<br>color=%{customdata[0]}<br>country=%{customdata[1]}<br>aroma=%{customdata[2]}<br>rind=%{customdata[3]}<br>texture=%{customdata[4]}<br>milk=%{customdata[5]}<br>vegan=%{customdata[6]}<extra></extra>", "hovertext": ["Cornish Kern", "Cornish Pepper", "Cornish Yarg", "Miss Muffet"], "legendgroup": "Cornish", "marker": {"color": "#FF97FF", "symbol": "circle"}, "mode": "markers", "name": "Cornish", "showlegend": true, "type": "scattergl", "x": [10.26, 10.97, 10.13, 8.423], "xaxis": "x", "y": [9.231, 7.248, 12.54, 8.723], "yaxis": "y"}, {"customdata": [["pale yellow", "Denmark", "sweet", "rindless", "smooth", "cow", null]], "hovertemplate": "<b>%{hovertext}</b><br><br>family=Havarti<br>0=%{x}<br>1=%{y}<br>color=%{customdata[0]}<br>country=%{customdata[1]}<br>aroma=%{customdata[2]}<br>rind=%{customdata[3]}<br>texture=%{customdata[4]}<br>milk=%{customdata[5]}<br>vegan=%{customdata[6]}<extra></extra>", "hovertext": ["Cream Havarti"], "legendgroup": "Havarti", "marker": {"color": "#FECB52", "symbol": "circle"}, "mode": "markers", "name": "Havarti", "showlegend": true, "type": "scattergl", "x": [9.476], "xaxis": "x", "y": [8.743], "yaxis": "y"}, {"customdata": [["white", "Italy", "pleasant, rich", "rindless", "buttery, creamy, spreadable", "cow", null], ["golden yellow", "Italy", null, null, "smooth", "cow", null]], "hovertemplate": "<b>%{hovertext}</b><br><br>family=Italian Cheese<br>0=%{x}<br>1=%{y}<br>color=%{customdata[0]}<br>country=%{customdata[1]}<br>aroma=%{customdata[2]}<br>rind=%{customdata[3]}<br>texture=%{customdata[4]}<br>milk=%{customdata[5]}<br>vegan=%{customdata[6]}<extra></extra>", "hovertext": ["Crescenza-Stracchino", "Pallone di Gravina"], "legendgroup": "Italian Cheese", "marker": {"color": "#636efa", "symbol": "circle"}, "mode": "markers", "name": "Italian Cheese", "showlegend": true, "type": "scattergl", "x": [13.54, 9.328], "xaxis": "x", "y": [7.401, 10.6], "yaxis": "y"}, {"customdata": [[null, "France", "milky", "washed", "creamy, firm", "cow", null]], "hovertemplate": "<b>%{hovertext}</b><br><br>family=Saint-Paulin<br>0=%{x}<br>1=%{y}<br>color=%{customdata[0]}<br>country=%{customdata[1]}<br>aroma=%{customdata[2]}<br>rind=%{customdata[3]}<br>texture=%{customdata[4]}<br>milk=%{customdata[5]}<br>vegan=%{customdata[6]}<extra></extra>", "hovertext": ["Saint Paulin"], "legendgroup": "Saint-Paulin", "marker": {"color": "#EF553B", "symbol": "circle"}, "mode": "markers", "name": "Saint-Paulin", "showlegend": true, "type": "scattergl", "x": [8.383], "xaxis": "x", "y": [8.765], "yaxis": "y"}], "layout": {"legend": {"title": {"text": "family"}, "tracegroupgap": 0}, "margin": {"t": 60}, "xaxis": {"anchor": "y", "domain": [0, 1], "title": {"text": "0"}}, "yaxis": {"anchor": "x", "domain": [0, 1], "title": {"text": "1"}}}}
